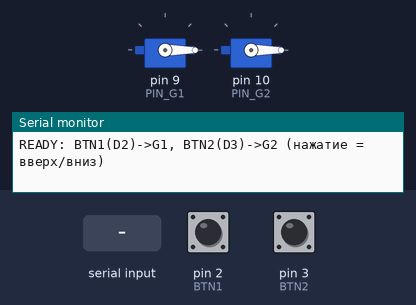
This sketch was run on a simulated Arduino Uno, built with avr-gcc and run on an emulated ATmega328P. On the bench: 2 × servo, the last lines printed to the serial monitor. Inputs (shaded band) come from the test bench; at power-on: pin 2 (BTN1) HIGH, pin 3 (BTN2) HIGH.

Above: at 1.2 s.
1.3 s: pin 2 (BTN1) pulled LOW for 0.15 s
At 2.5 s:
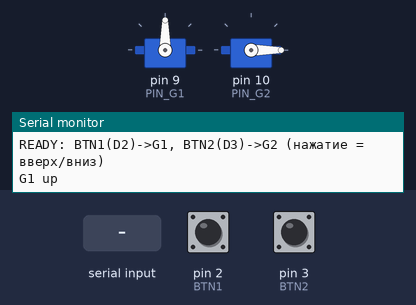
2.9 s: pin 3 (BTN2) pulled LOW for 0.15 s
At 3.9 s:
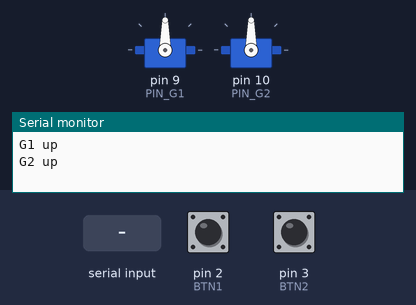
4.5 s: "1\n" received over Serial
At 4.9 s:
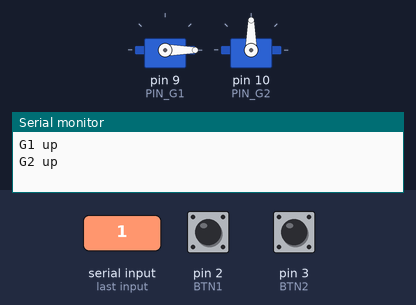
6.0 s: pin 3 (BTN2) pulled LOW for 1 s
At 6.3 s:
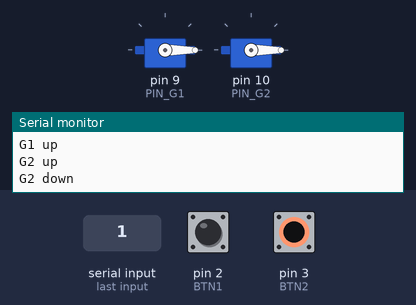
8.5 s: pin 3 (BTN2) pulled LOW for 3.2 s
At 9.4 s:
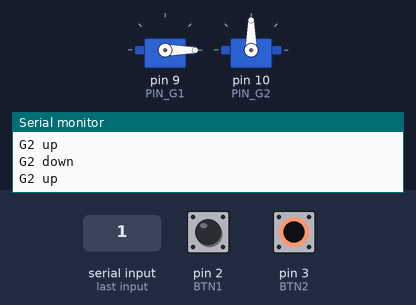
13.2 s: pin 2 (BTN1) pulled LOW for 1 s
At 14.2 s:
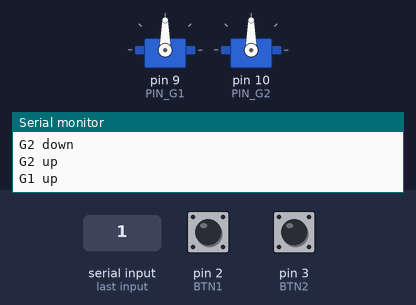
Timing chart, 0 to 16.2 s (numbered marks = the images above; inputs shaded):
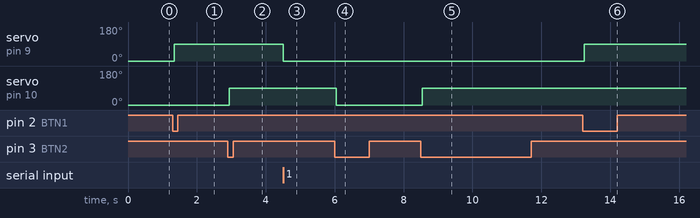

Measured:
- after the input at 1.3 s, servo on pin 9 (PIN_G1): 0° → 90° at once
- after the input at 2.9 s, servo on pin 10 (PIN_G2): 0° → 90° at once
- after the input at 4.5 s, servo on pin 9 (PIN_G1): 90° → 0° at once
- after the input at 6.0 s, servo on pin 10 (PIN_G2): 90° → 0° at once
- after the input at 8.5 s, servo on pin 10 (PIN_G2): 0° → 90° at once
- after the input at 13.2 s, servo on pin 9 (PIN_G1): 0° → 90° at once

The sketch:

uno_buttons.ino
```cpp
/*
 * Arduino UNO — две КНОПКИ управляют двумя серво-шлагбаумами.
 *   Кнопка1 (D2) -> G1 (серво D9):  нажал = поднять, ещё раз = опустить (toggle)
 *   Кнопка2 (D3) -> G2 (серво D10): так же
 * Кнопки: одна нога в пин, вторая в GND (внутр. подтяжка INPUT_PULLUP, нажато = LOW).
 *
 * Калибровка: 0° = опущено (закрыто), 90° = поднято (открыто).
 * Через Serial тоже можно: 1o/1c, 2o/2c, 1 <deg>, 2 <deg>, h.
 */

#include <Servo.h>

const int PIN_G1 = 9, PIN_G2 = 10;
const int BTN1 = 2, BTN2 = 3;

int CLOSED = 0;     // опущено
int OPEN   = 90;    // поднято

Servo g1, g2;
bool s1up = false, s2up = false;

// дебаунс на кнопку
struct Btn { int pin; int prev; int stable; unsigned long t; };
Btn b1 = {BTN1, HIGH, HIGH, 0};
Btn b2 = {BTN2, HIGH, HIGH, 0};
const unsigned long DEB = 40;

bool pressed(Btn &b){           // true один раз в момент нажатия
  int rd = digitalRead(b.pin);
  if (rd != b.prev) { b.t = millis(); b.prev = rd; }
  if ((millis() - b.t) > DEB && rd != b.stable) {
    b.stable = rd;
    if (b.stable == LOW) return true;   // фронт нажатия
  }
  return false;
}

String buf;
void setCmd(Servo &s, bool &up, String r){
  r.trim();
  if(r=="o"){ s.write(OPEN); up=true; }
  else if(r=="c"){ s.write(CLOSED); up=false; }
  else { int a=constrain(r.toInt(),0,180); s.write(a); up=(a>=45); }
}
void handle(String line){
  line.trim(); if(!line.length()) return;
  char k=line[0];
  if(k=='h'){ g1.write(CLOSED); g2.write(CLOSED); s1up=s2up=false; return; }
  if(k=='1'){ setCmd(g1,s1up,line.substring(1)); return; }
  if(k=='2'){ setCmd(g2,s2up,line.substring(1)); return; }
}

void setup(){
  Serial.begin(115200);
  pinMode(BTN1, INPUT_PULLUP);
  pinMode(BTN2, INPUT_PULLUP);
  g1.attach(PIN_G1); g2.attach(PIN_G2);
  g1.write(CLOSED); g2.write(CLOSED);
  Serial.println(F("READY: BTN1(D2)->G1, BTN2(D3)->G2 (нажатие = вверх/вниз)"));
}

void loop(){
  if (pressed(b1)) { s1up = !s1up; g1.write(s1up ? OPEN : CLOSED); Serial.println(s1up?F("G1 up"):F("G1 down")); }
  if (pressed(b2)) { s2up = !s2up; g2.write(s2up ? OPEN : CLOSED); Serial.println(s2up?F("G2 up"):F("G2 down")); }

  while (Serial.available()) {
    char ch=(char)Serial.read();
    if(ch=='\n'){ handle(buf); buf=""; }
    else if(ch!='\r') buf+=ch;
  }
}
```
